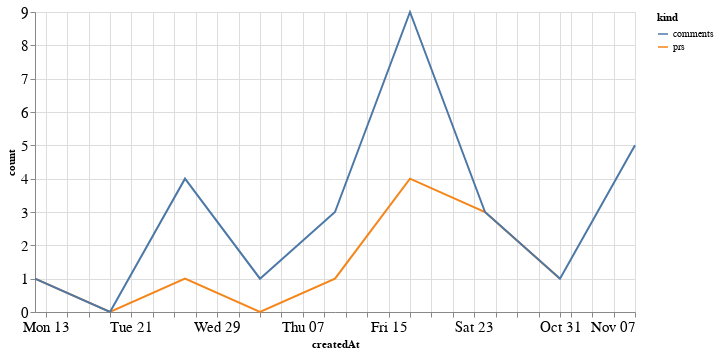

This figure's notebook cell:
### Code cell
alt.Chart(total_time, width=600).mark_line().encode(
    x='createdAt',
    y='count',
    color='kind'
)

### Figure 1 — Vega-Lite specification as saved in the notebook (floating-point values rounded to 4 significant figures)
{"config": {"axisLeft": {"labelFontSize": 15}, "axisBottom": {"labelFontSize": 15}}, "data": {"name": "data-f172bda1b4c659b75d658f2e8200848e"}, "mark": "line", "encoding": {"color": {"type": "nominal", "field": "kind"}, "x": {"type": "temporal", "field": "createdAt"}, "y": {"type": "quantitative", "field": "count"}}, "width": 600, "$schema": "https://vega.github.io/schema/vega-lite/v4.8.1.json", "datasets": {"data-f172bda1b4c659b75d658f2e8200848e": [{"createdAt": "2021-09-12T00:00:00", "kind": "prs", "count": 1.0}, {"createdAt": "2021-09-19T00:00:00", "kind": "prs", "count": 0.0}, {"createdAt": "2021-09-26T00:00:00", "kind": "prs", "count": 1.0}, {"createdAt": "2021-10-03T00:00:00", "kind": "prs", "count": 0.0}, {"createdAt": "2021-10-10T00:00:00", "kind": "prs", "count": 1.0}, {"createdAt": "2021-10-17T00:00:00", "kind": "prs", "count": 4.0}, {"createdAt": "2021-10-24T00:00:00", "kind": "prs", "count": 3.0}, {"createdAt": "2021-10-31T00:00:00", "kind": "prs", "count": 1.0}, {"createdAt": "2021-11-07T00:00:00", "kind": "prs", "count": null}, {"createdAt": "2021-09-12T00:00:00", "kind": "comments", "count": 1.0}, {"createdAt": "2021-09-19T00:00:00", "kind": "comments", "count": 0.0}, {"createdAt": "2021-09-26T00:00:00", "kind": "comments", "count": 4.0}, {"createdAt": "2021-10-03T00:00:00", "kind": "comments", "count": 1.0}, {"createdAt": "2021-10-10T00:00:00", "kind": "comments", "count": 3.0}, {"createdAt": "2021-10-17T00:00:00", "kind": "comments", "count": 9.0}, {"createdAt": "2021-10-24T00:00:00", "kind": "comments", "count": 3.0}, {"createdAt": "2021-10-31T00:00:00", "kind": "comments", "count": 1.0}, {"createdAt": "2021-11-07T00:00:00", "kind": "comments", "count": 5.0}]}}
